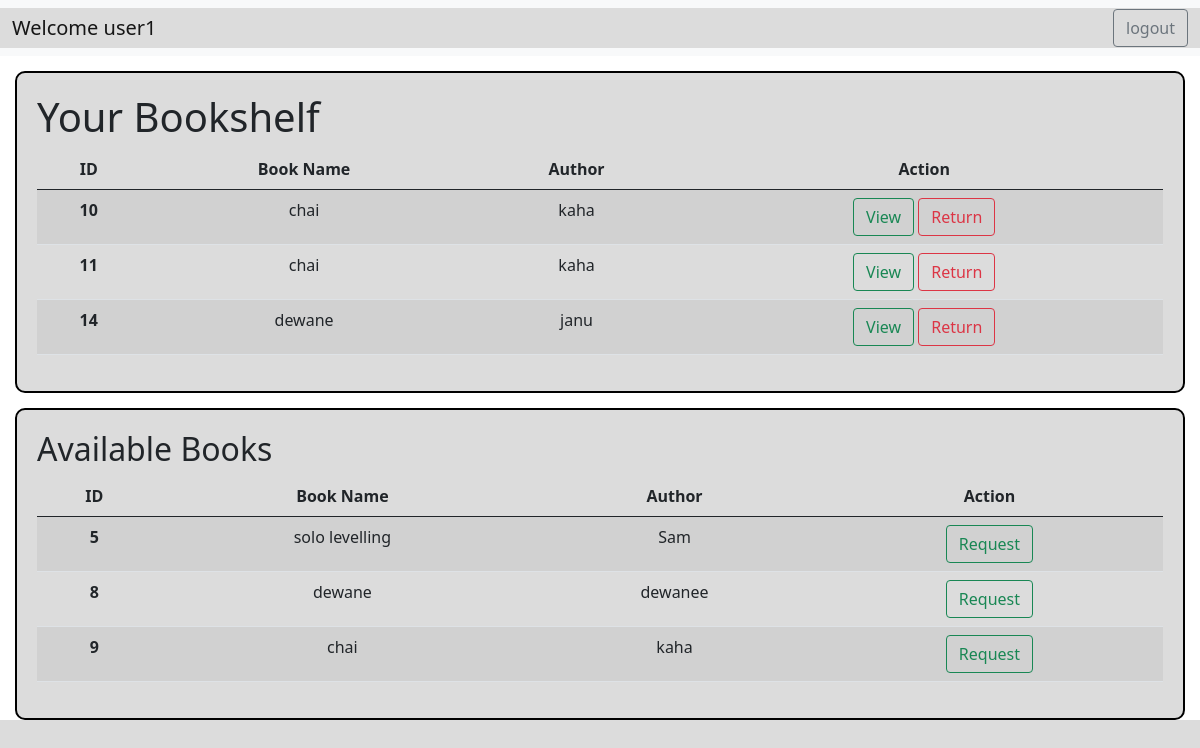
The app's page /user_dashboard/1, older data.
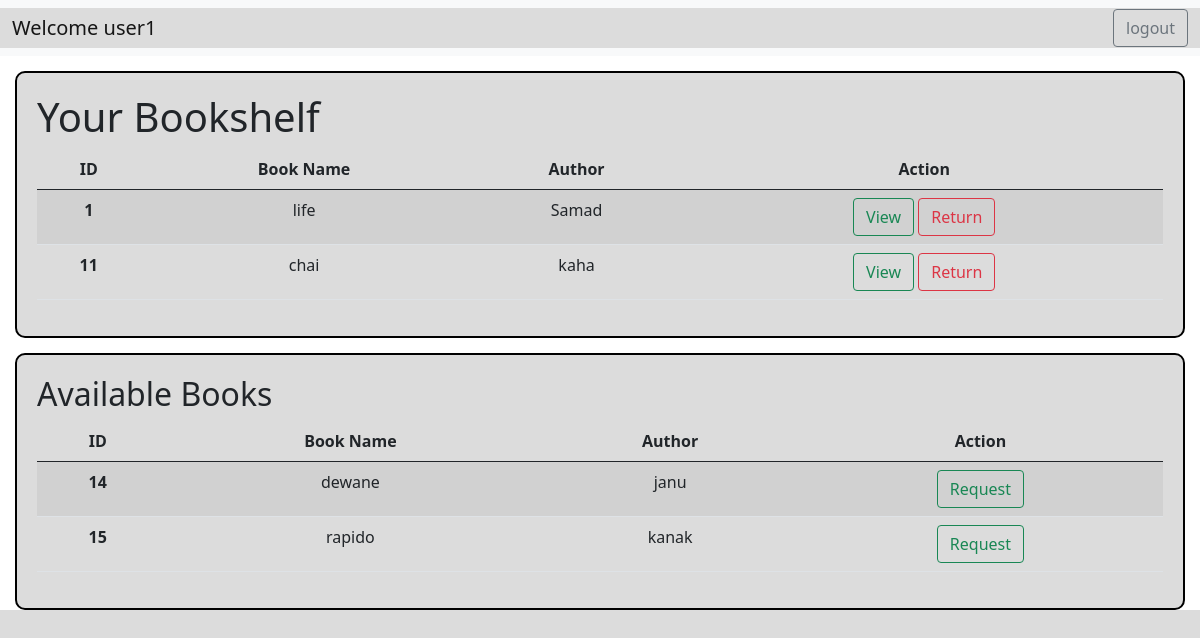
The same page, newer data.
### application/models.py (models this page shows)
class User(db.Model):
    id = db.Column(db.Integer, primary_key = True)
    email = db.Column(db.String(),unique = True, nullable = False)
    username = db.Column(db.String(), unique = True, nullable = False)
    password = db.Column (db.String(), nullable = False)
    type = db.Column (db.String(),default ="general")
    ebooks = db.relationship('Ebook', backref = 'bearer')

class Ebook(db.Model):
    id = db.Column(db.Integer, primary_key = True)
    b_name = db.Column(db.String(), nullable = False)
    author = db.Column(db.String(), nullable = False)
    b_url = db.Column(db.String(), nullable = True)
    status = db.Column(db.String(), default = "Available")
    user_id = db.Column(db.Integer, db.ForeignKey('user.id'), nullable = True)

### application/controllers.py (the view)
@app.route("/user_dashboard/<int:user_id>", methods=["GET"])
def user_dashboard(user_id):
    this_user = User.query.filter_by(id=int(user_id)).first()
    e_books = Ebook.query.filter_by(status="Available").all()
    g_books = Ebook.query.filter_by(status="Granted",user_id = int(user_id)).all()
    return render_template("user_dashboard.html", user=this_user, e_books=e_books, g_books=g_books)

### templates/user_dashboard.html (shortened to what this page needs)
<!DOCTYPE html>
<html lang="en">
<head>
    <link href="https://cdn.jsdelivr.net/npm/bootstrap@5.0.2/dist/css/bootstrap.min.css" rel="stylesheet"
>
    <link rel="stylesheet" href="../static/style.css">
</head>
<body>
    <div class="sign_in">
        <nav class="navbar navbar-expand-lg navbar-light bg-light">
            <div class="container-fluid">
                <a class="navbar-brand" href="#">Welcome {{user.username}}</a>
                <div class="d-flex">
                    <a class="btn btn-outline-secondary" href="/login">logout</a>
                </div>
            </div>
        </nav>
    </div>
    <div class=" inshelf content_main">
        <h1> Your Bookshelf </h1>
        <div id="content">
            <table class="table table-striped table-hover">
                <thead>
                    <tr>
                        <th scope="col">ID</th>
                        <th scope="col">Book Name</th>
                        <th scope="col">Author</th>
                        <th scope="col">Action</th>
                    </tr>
                </thead>
                <tbody>
                    {% for granted_book in g_books %}
                    <tr>
                        <th scope="row">{{granted_book.id}}</th>
                        <td>{{granted_book.b_name}}</td>
                        <td>{{granted_book.author}}</td>
                        <td>
                            <a href="{{ granted_book.b_url}}" target="_blank" class="btn btn-outline-success">View </a>
                            <a href="{{ url_for('return_granted', user_id=user.id, book_id=granted_book.id) }}" class="btn btn-outline-danger">Return </a>
                        </td>
                    </tr>
                    {% endfor %}
                </tbody>
            </table>
        </div>
    </div>
    <div class="requested content_main">
        <h2> Available Books</h2>
        <div id="content">
            <table class="table table-striped table-hover">
                <thead>
                    <tr>
                        <th scope="col">ID</th>
                        <th scope="col">Book Name</th>
                        <th scope="col">Author</th>
                        <th scope="col">Action</th>
                    </tr>
                </thead>
                <tbody>
                    {% for book in e_books %}
                    <tr>
                        <th scope="row">{{book.id}}</th>
                        <td>{{book.b_name}}</td>
                        <td>{{book.author}}</td>
                        <td>
                            <a href="{{ url_for('request_book', user_id=user.id, book_id=book.id) }}" class="btn btn-outline-success">Request </a>
                        </td>
                    </tr>
                    {% endfor %}
                </tbody>
            </table>
        </div>
    </div>
</body>
</html>

### static/style.css (style rules this page uses)
* { margin: 0px; padding: 0px; background-color: gainsboro; }
.content_main { border: 2px solid black; border-radius: 10px; margin: 15px; padding: 20px; }
#content { text-align: center; }

Row changes from the older to the newer data that the page shows:
no longer on this page (row edited): Ebook: id "10", b_name "chai", author "kaha", shown under "Your Bookshelf"
no longer on this page (row edited): Ebook: id "5", b_name "solo levelling", author "Sam", shown under "Available Books"
no longer on this page (row edited): Ebook: id "8", b_name "dewane", author "dewanee", shown under "Available Books"
no longer on this page (row edited): Ebook: id "9", b_name "chai", author "kaha", shown under "Available Books"
now on this page (row edited): Ebook: id "1", b_name "life", author "Samad", shown under "Your Bookshelf"
changed Ebook "dewane": moves from the list under "Your Bookshelf" to the list under "Available Books"
added Ebook: id "15", b_name "rapido", author "kanak", shown under "Available Books"
